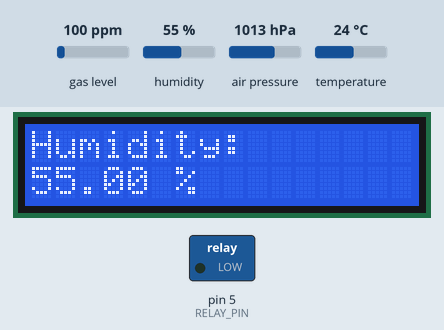
The sketch below on a simulated Arduino Uno, built with avr-gcc and run on an emulated ATmega328P. Parts: 16×2 character LCD, switched loads named in the sketch (green lamp = pin HIGH). The inputs (shaded band) are chosen by the test bench; at power-on: humidity 55 %, gas level 100 ppm, temperature 24 °C, air pressure 1013 hPa. WiFi joins after 1.5 s; servers stay silent unless stated; what the sketch prints to the serial monitor is not drawn.

Above: at 5.5 s.
At 6.5 s:
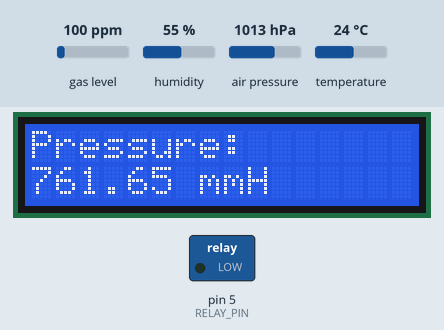
6.6 s: humidity set to 68 %
9.6 s: humidity set to 71 %
At 11.2 s:
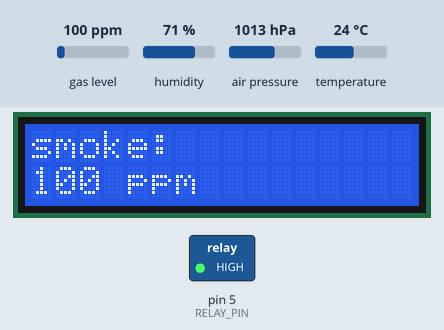
12.6 s: gas level set to 20 ppm
15.6 s: temperature set to 12 °C
18.6 s: humidity set to 22 %
At 20.1 s:
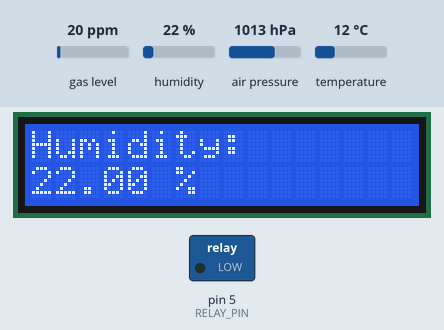
21.6 s: gas level set to 250 ppm
At 23.0 s:
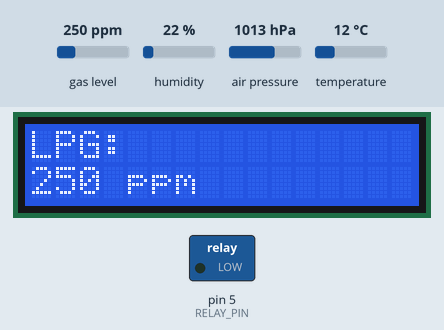
Timing chart, 0 to 24.6 s (numbered marks = the images above; inputs shaded):
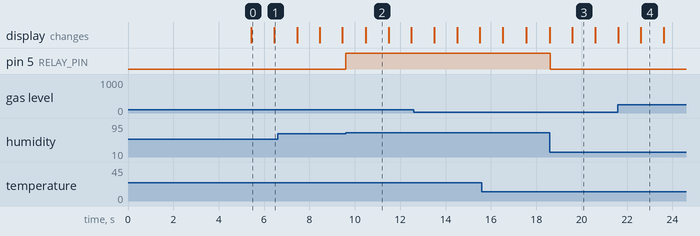

Measured:
- the behaviour switches between 69 and 70 % on humidity (found by bisection; images 1 and 2)
- after the input at 9.6 s, pin 5 (RELAY_PIN): LOW → HIGH at once
- after the input at 18.6 s, pin 5 (RELAY_PIN): HIGH → LOW at once
- what the display in image 0 shows lasts 1.0 s, from 5.4 s to 6.4 s

The sketch:

basement_humidity_bme280_1602_i2c_atmega328_5v_gsm.ino
```cpp
#include <stdint.h>
#include "SparkFunBME280.h"
#include <SoftwareSerial.h>
#include <Adafruit_Sensor.h>
#include <MQ2.h>
#include <Wire.h>
#include <LiquidCrystal_PCF8574.h>

#define TINY_GSM_MODEM_M590
#include <TinyGsmClient.h>
#include <BlynkSimpleSIM800.h>

BME280 mySensor;
LiquidCrystal_PCF8574 lcd(0x3F);  // set the LCD address to 0x27 for a 16 chars and 2 line display


#define GAZPIN A0
#define RELAY_PIN 5

MQ2 mq2(GAZPIN);
int lpg, co, smoke;
float humidity = 0;
float temperature = 0;
float pressure = 0;

long interval = 1000; // половина периода мигания (в миллисекундах)
long previousMillis = 0; // время, когда состояние светодиода обновлялось

#define SHOW_TEMPERATURE 1
#define SHOW_HUMIDITY 2
#define SHOW_PREASURE_MM 3
#define SHOW_PREASURE_PA 4
#define SHOW_LPG 5
#define SHOW_CO 6
#define SHOW_SMOKE 7

#define SHOW_FIRST 1
#define SHOW_LAST 7

byte humidity_level = 70;

short int show_state = 0;  // начнем с показа температуры


// You should get Auth Token in the Blynk App.
// Go to the Project Settings (nut icon).
const char auth[] = "d147b436f5f14147946ac82fb5f071b2";

// Your GPRS credentials
// Leave empty, if missing user or pass
const char apn[]  = "internet";
const char user[] = "";
const char pass[] = "";


SoftwareSerial SerialAT(2, 3); // RX, TX
TinyGsm modem(SerialAT);

BlynkTimer timer;

void setup() {

  Serial.begin(9600);
  /* Инициализируем дисплей: 2 строки по 16 символов */
  lcd.begin(16, 2);
  lcd.display();
  lcd.setBacklight(255);
  pinMode(RELAY_PIN, OUTPUT);
  mq2.begin();
  digitalWrite(RELAY_PIN, LOW);

  //***Driver settings********************************//
  //commInterface can be I2C_MODE or SPI_MODE
  //specify chipSelectPin using arduino pin names
  //specify I2C address.  Can be 0x77(default) or 0x76
  //For I2C, enable the following and disable the SPI section

  mySensor.settings.commInterface = I2C_MODE;
  mySensor.settings.I2CAddress = 0x76; //Адрес датчика, в моём случае не стандартный

  //For SPI enable the following and dissable the I2C section
  //mySensor.settings.commInterface = SPI_MODE;
  //mySensor.settings.chipSelectPin = 10;

  //***Operation settings*****************************//

  //renMode can be:
  //  0, Sleep mode
  //  1 or 2, Forced mode
  //  3, Normal mode
  mySensor.settings.runMode = 3; //В примере предлагают использовать Forced mode, но при обновлении раз в секунду достаточно Normal mode

  //tStandby can be:
  //  0, 0.5ms
  //  1, 62.5ms
  //  2, 125ms
  //  3, 250ms
  //  4, 500ms
  //  5, 1000ms
  //  6, 10ms
  //  7, 20ms
  mySensor.settings.tStandby = 5; //Очевидно чаще не нужно

  //filter can be off or number of FIR coefficients to use:
  //  0, filter off
  //  1, coefficients = 2
  //  2, coefficients = 4
  //  3, coefficients = 8
  //  4, coefficients = 16
  mySensor.settings.filter = 0;

  //tempOverSample can be:
  //  0, skipped
  //  1 through 5, oversampling *1, *2, *4, *8, *16 respectively
  mySensor.settings.tempOverSample = 1;

  //pressOverSample can be:
  //  0, skipped
  //  1 through 5, oversampling *1, *2, *4, *8, *16 respectively
  mySensor.settings.pressOverSample = 1;

  //humidOverSample can be:
  //  0, skipped
  //  1 through 5, oversampling *1, *2, *4, *8, *16 respectively
  mySensor.settings.humidOverSample = 1;

  //Calling .begin() causes the settings to be loaded
  mySensor.begin();

  // setup GMS
  // Set GSM module baud rate
  SerialAT.begin(9600);
  delay(3000);
  // Restart takes quite some time
  // To skip it, call init() instead of restart()
  Serial.println("Initializing modem...");
  modem.restart();

  String modemInfo = modem.getModemInfo();
  Serial.print("Modem: ");
  Serial.println(modemInfo);

  // Unlock your SIM card with a PIN
  //modem.simUnlock("1234");

  Blynk.begin(auth, modem, apn, user, pass);

  // Setup a function to be called every second
  timer.setInterval(2000L, sendMeasurements);
}

void loop() {
  Blynk.run();

  temperature = mySensor.readTempC();
  humidity = mySensor.readFloatHumidity();

  pressure = mySensor.readFloatPressure();
  lpg = mq2.readLPG();
  co = mq2.readCO();
  smoke = mq2.readSmoke();

  timer.run(); // Initiates BlynkTimer

  if (humidity >= humidity_level)
  {
    digitalWrite(RELAY_PIN, HIGH);
    delay(20);
    digitalWrite(LED_BUILTIN, HIGH);
  }
  else
  {
    digitalWrite(RELAY_PIN, LOW);
    delay(20);
    digitalWrite(LED_BUILTIN, LOW);
  }

  if (show_state == 0) {
    show_state = SHOW_FIRST;
    show_measurements();
  }
  unsigned long currentMillis = millis(); // текущее время в миллисекундах

  if (currentMillis - previousMillis > interval) {
    // сохраняем последний момент, когда менялось состояние светодиода
    previousMillis = currentMillis;
    show_measurements();
  }
}

// This function sends measurements.
// In the app, Widget's reading frequency should be set to PUSH. This means
// that you define how often to send data to Blynk App.
void sendMeasurements()
{
  // You can send any value at any time.
  // Please don't send more that 10 values per second.
  Blynk.virtualWrite(V5, temperature);
  Blynk.virtualWrite(V6, humidity);
  Blynk.virtualWrite(V7, pressure / 133); // pressure in mmH
  Blynk.virtualWrite(V8, pressure); // pressure in Pa
  Blynk.virtualWrite(V9, lpg);
  Blynk.virtualWrite(V10, co); // CO concentration in ppm
  Blynk.virtualWrite(V11, smoke);

}

void show_measurements() {
  switch (show_state) {
    case SHOW_TEMPERATURE:
      lcd.clear();
      lcd.setCursor(0, 0);
      lcd.print("Temperature: ");
      lcd.setCursor(0, 1);
      lcd.print(temperature);
      lcd.print(" C");
      break;
    case SHOW_HUMIDITY:
      lcd.clear();
      lcd.setCursor(0, 0);
      lcd.print("Humidity: ");
      lcd.setCursor(0, 1);
      lcd.print(humidity);
      lcd.print(" %");
      break;
    case SHOW_PREASURE_MM:
      lcd.clear();
      lcd.setCursor(0, 0);
      lcd.print("Pressure: ");
      lcd.setCursor(0, 1);
      lcd.print(pressure / 133);
      lcd.print(" mmH");
      break;
    case SHOW_PREASURE_PA:
      lcd.clear();
      lcd.setCursor(0, 0);
      lcd.print("Pressure: ");
      lcd.setCursor(0, 1);
      lcd.print(pressure);
      lcd.print(" Pa");
      break;
    case SHOW_LPG:
      lcd.clear();
      lcd.setCursor(0, 0);
      lcd.print("LPG: ");
      lcd.setCursor(0, 1);
      lcd.print(lpg);
      lcd.print(" ppm");
      break;
    case SHOW_CO:
      lcd.clear();
      lcd.setCursor(0, 0);
      lcd.print("CO: ");
      lcd.setCursor(0, 1);
      lcd.print(co);
      lcd.print(" ppm");
      break;
    case SHOW_SMOKE:
      lcd.clear();
      lcd.setCursor(0, 0);
      lcd.print("smoke: ");
      lcd.setCursor(0, 1);
      lcd.print(smoke);
      lcd.print(" ppm");
      break;
    default:
      Serial.println("set correct showscreen");
      break;
  }
  if (show_state == SHOW_LAST) {
    show_state = SHOW_FIRST;
  }
  else show_state++;

}
```
